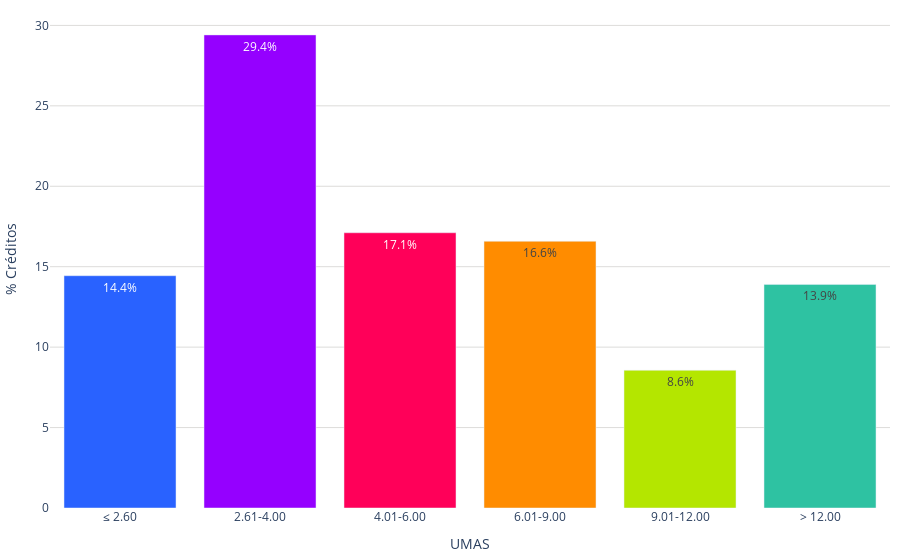

The cell this chart's notebook holds for it:
### Code cell
labels = conteo_ingresos['rango_ingresos']
values = conteo_ingresos['porcentajes']
colores = ['#2962ff', '#9500ff', '#ff0059', '#ff8c00', '#b4e600', '#2EC2A2','#E50CB6']

fig = go.Figure()
fig.add_trace(go.Bar(
        x=labels, 
        y=values, 
        marker_color=colores,
        text=values,  # Texto que se mostrará en las barras (porcentaje)
        textposition='inside',  # Posición del texto (puede ser 'inside' o 'outside')
        texttemplate='%{text:.1f}%', 
    )
)    
fig.update_layout(
    #barmode='stack', 
    #title='Porcentaje de créditos en UMAS (2022)',
    #title_font_size = 22,
    xaxis=dict(title='UMAS',),
    yaxis=dict(
        title='% Créditos', # Título del eje y
        gridcolor='#dddcda', # Color de las líneas que dividen los rangos del eje Y         
    ),  margin=dict(l=10, r=10, t=10, b=10),  # Ajusta los márgenes (left, right, top, bottom)
    plot_bgcolor='rgba(0,0,0,0)',  # Color de fondo del gráfico
    legend=dict(
        yanchor="top",
        y=0.99,
    )
)

# Exportar gráfica como archivo HTML
def guardar_grafico_como_html(fig, nombre_archivo, carpeta='assets\graficas'):
    # Crear la carpeta si no existe
    if not os.path.exists(carpeta):
        os.makedirs(carpeta)
    config = {
        'displaylogo': False,  # Ocultar el logo de Plotly
        'modeBarButtonsToRemove': [
            'toImage',       # Botón para guardar como imagen
            'select2d',      # Box select
            'lasso2d',       # Lasso select
            'resetScale2d',  # Reset Axes
        ]
    }
    # Gráfica como archivo HTML en la carpeta especificada
    pio.write_html(fig, f'{carpeta}/{nombre_archivo}.html', config=config)
guardar_grafico_como_html(fig, 'g_bar_creditos_umas_2024', carpeta='assets\graficas')
fig.show()

### Figure 1 — Plotly figure (JSON) as saved in the notebook; plotly's stock layout.template omitted (floating-point values rounded to 4 significant figures)
{"data": [{"marker": {"color": ["#2962ff", "#9500ff", "#ff0059", "#ff8c00", "#b4e600", "#2EC2A2", "#E50CB6"]}, "text": [14.44, 29.41, 17.11, 16.58, 8.56, 13.9], "textposition": "inside", "texttemplate": "%{text:.1f}%", "type": "bar", "x": ["≤ 2.60", "2.61-4.00", "4.01-6.00", "6.01-9.00", "9.01-12.00", "> 12.00"], "y": [14.44, 29.41, 17.11, 16.58, 8.56, 13.9]}], "layout": {"legend": {"y": 0.99, "yanchor": "top"}, "margin": {"b": 10, "l": 10, "r": 10, "t": 10}, "plot_bgcolor": "rgba(0,0,0,0)", "xaxis": {"title": {"text": "UMAS"}}, "yaxis": {"gridcolor": "#dddcda", "title": {"text": "% Créditos"}}}}
